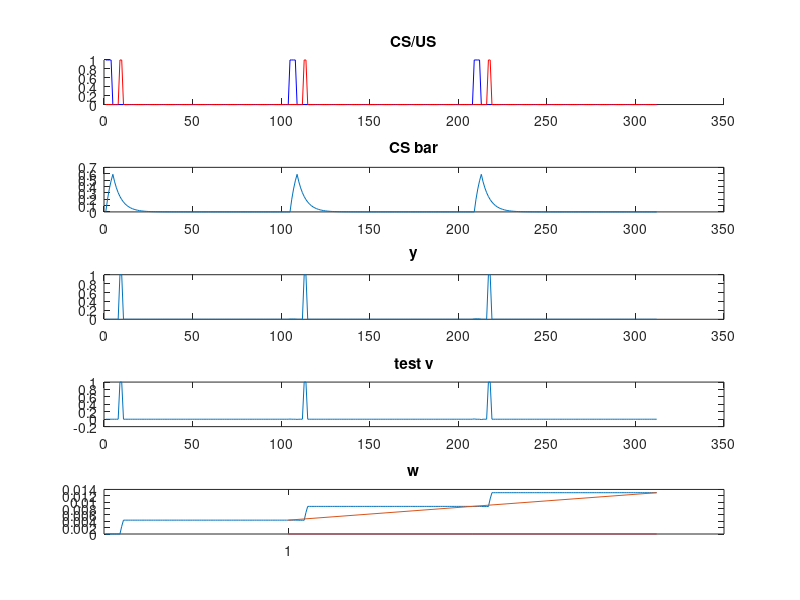

Recreate this plot in MATLAB.
%% TD Model Simulation


%% parameters
CS.length = 4;
US.start = 9;
US.end = 10;
ITI = 100;

%% dependent parameters
Trial_length = CS.length + ITI;

%% Schedule
schedule = [...
    repmat([1,0,0,1,0,0,0,1], 70,1)...
    ];

%% Second-order conditioning
CS1_first = [...
    repmat([0,1,0,0,0,0,0,0], 4, 1);...
    repmat([0,0,0,0,0,0,0,0], 3, 1);...z
    repmat([1,0,0,0,0,0,0,0], 4, 1);...
    repmat([0,0,0,0,0,0,0,0], 49, 1)...
    ];

%% Generate new Schedule including time factor

newSchedule = zeros(Trial_length * size(schedule,1),8);
w_trial = zeros(size(schedule,1),3);
for s = 1 : size(schedule,1)
    newSchedule(Trial_length*(s-1)+1 : Trial_length*s,:) = [...
        repmat([schedule(s,1:3),0,schedule(s,5:8)],CS.length,1);...
        repmat([zeros(1,4),schedule(s,5:8)],ITI,1)];
    newSchedule(Trial_length*(s-1)+US.start:Trial_length*(s-1)+US.end,4) = schedule(s,4);
end

%% Run
totalTime = size(newSchedule,1);
beta = 0.8;
c = 0.01;
gamma = 0.95;

% Initialize
y = zeros(totalTime,1);
r = zeros(totalTime,1);
x_bar = zeros(totalTime,3);
x = zeros(totalTime,3);
w = zeros(totalTime,3);
w(1,:) = newSchedule(1,5:7);
test_v = zeros(totalTime,1);

trial = 1;
for t = 1 : size(newSchedule,1)
    US_weight = newSchedule(t,8);
    US_presence = newSchedule(t,4);
    x(t,:) = newSchedule(t,1:3);
    r(t) = US_weight * US_presence;
    y(t) = r(t) + max(w(t,:) * x(t,:)',0);
    if t == 1
        x_bar(t,:) = 0; %eligibility traces
        w(t+1,:) = w(t,:) + c*(r(t) + gamma*max(w(t,:) * x(t,:)',0) )*x_bar(t,:);
        test_v(t) = r(t) + gamma .* max(w(t,:) * x(t,:)',0);
    else
        x_bar(t,:) = beta .* x_bar(t-1,:) + (1-beta) .* x(t-1,:); %eligibility traces
        w(t+1,:) = w(t,:) + c.*(...
            r(t) + gamma .* max(w(t,:) * x(t,:)',0) - max(w(t,:) * x(t-1,:)',0)...
            )*x_bar(t,:);
        test_v(t) = r(t) + gamma .* max(w(t,:) * x(t,:)',0) - max(w(t,:) * x(t-1,:)',0);
    end
    
    if rem(t, Trial_length) == 0
        w_trial(trial,:) = w(t,:);
        trial = trial + 1;
    end
end
fprintf('%.2f, %.2f %.2f\n',w(end,:))

%% Plot
%plot_range = size(newSchedule,1);
plot_range = Trial_length * 3;

%% Plot All 
figure(1);
clf;
subplot(5,1,1);
hold on;
plot(x(1:plot_range,1),'b');
plot(newSchedule(1:plot_range,4),'r');
title('CS/US');

subplot(5,1,2);
plot(x_bar(1:plot_range,1));
title('CS bar');

subplot(5,1,3);
plot(y(1:plot_range));
title('y');

subplot(5,1,4);
plot(test_v(1:plot_range,1));
title('test v');

subplot(5,1,5);
plot(w(1:plot_range,1));
hold on;
plot(Trial_length:Trial_length:plot_range,w_trial(1:plot_range/Trial_length,:));
xticks(Trial_length:Trial_length*5:plot_range);
xticklabels(1:5:plot_range/Trial_length);
title('w');

